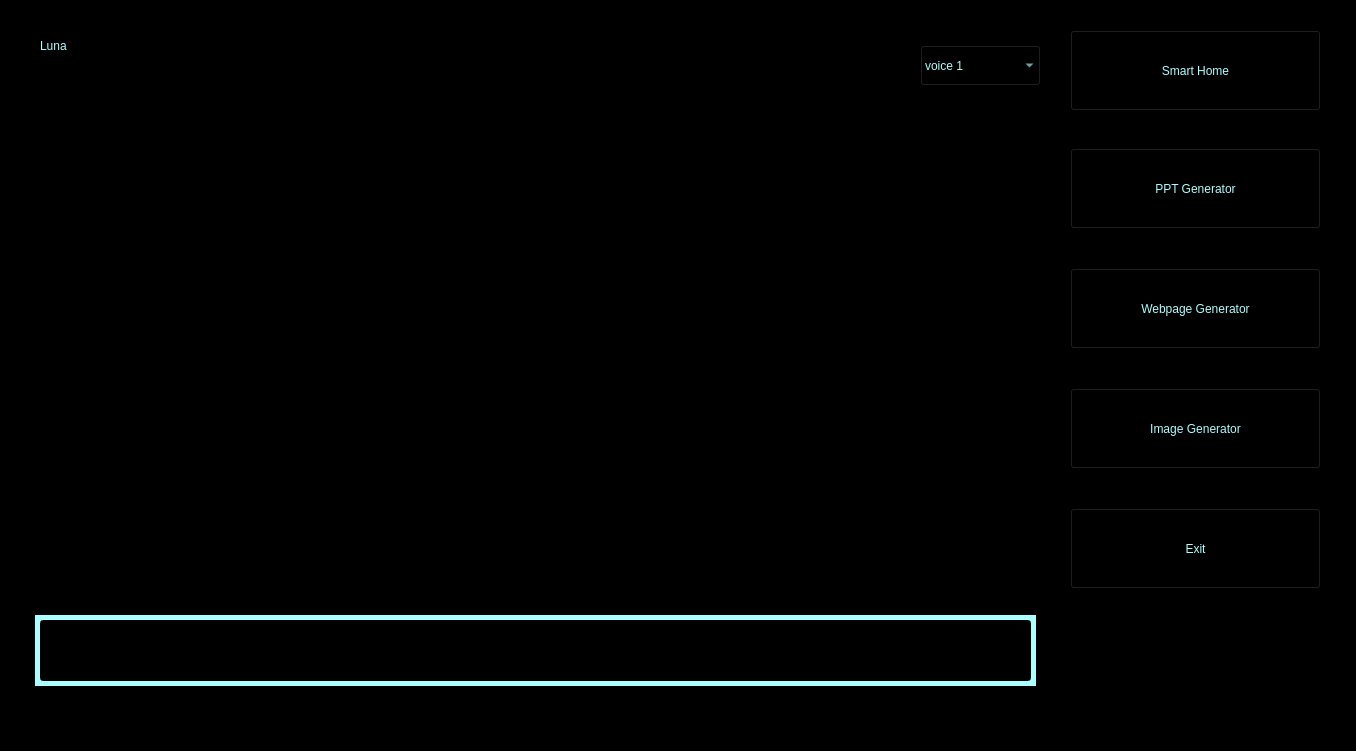
<?xml version="1.0" encoding="UTF-8"?>
<ui version="4.0">
 <class>MainWindow</class>
 <widget class="QMainWindow" name="MainWindow">
  <property name="geometry">
   <rect>
    <x>0</x>
    <y>0</y>
    <width>1356</width>
    <height>751</height>
   </rect>
  </property>
  <property name="windowTitle">
   <string>MainWindow</string>
  </property>
  <property name="styleSheet">
   <string notr="true">background-color: rgb(0, 0, 0);</string>
  </property>
  <widget class="QWidget" name="centralwidget">
   <widget class="QPushButton" name="pushButton_5">
    <property name="geometry">
     <rect>
      <x>1070</x>
      <y>508</y>
      <width>251</width>
      <height>81</height>
     </rect>
    </property>
    <property name="styleSheet">
     <string notr="true">background-color: transparent;

color: rgb(170, 255, 255);
font: 20pt &quot;Segoe Print&quot;;</string>
    </property>
    <property name="text">
     <string>Exit</string>
    </property>
   </widget>
   <widget class="QLabel" name="label_2">
    <property name="geometry">
     <rect>
      <x>1050</x>
      <y>490</y>
      <width>281</width>
      <height>111</height>
     </rect>
    </property>
    <property name="text">
     <string/>
    </property>
    <property name="pixmap">
     <pixmap>../../../Resources/button 3.PNG</pixmap>
    </property>
    <property name="scaledContents">
     <bool>true</bool>
    </property>
   </widget>
   <widget class="QLabel" name="label_3">
    <property name="geometry">
     <rect>
      <x>1050</x>
      <y>370</y>
      <width>281</width>
      <height>111</height>
     </rect>
    </property>
    <property name="text">
     <string/>
    </property>
    <property name="pixmap">
     <pixmap>../../../Resources/button 3.PNG</pixmap>
    </property>
    <property name="scaledContents">
     <bool>true</bool>
    </property>
   </widget>
   <widget class="QPushButton" name="pushButton_6">
    <property name="geometry">
     <rect>
      <x>1070</x>
      <y>388</y>
      <width>251</width>
      <height>81</height>
     </rect>
    </property>
    <property name="styleSheet">
     <string notr="true">background-color: transparent;

color: rgb(170, 255, 255);
font: 18pt &quot;Segoe Print&quot;;</string>
    </property>
    <property name="text">
     <string>Image Generator</string>
    </property>
   </widget>
   <widget class="QLabel" name="label_4">
    <property name="geometry">
     <rect>
      <x>1050</x>
      <y>250</y>
      <width>281</width>
      <height>111</height>
     </rect>
    </property>
    <property name="text">
     <string/>
    </property>
    <property name="pixmap">
     <pixmap>../../../Resources/button 3.PNG</pixmap>
    </property>
    <property name="scaledContents">
     <bool>true</bool>
    </property>
   </widget>
   <widget class="QPushButton" name="pushButton_7">
    <property name="geometry">
     <rect>
      <x>1070</x>
      <y>268</y>
      <width>251</width>
      <height>81</height>
     </rect>
    </property>
    <property name="styleSheet">
     <string notr="true">background-color: transparent;

color: rgb(170, 255, 255);
font: 16pt &quot;Segoe Print&quot;;</string>
    </property>
    <property name="text">
     <string>Webpage Generator</string>
    </property>
   </widget>
   <widget class="QLabel" name="label_5">
    <property name="geometry">
     <rect>
      <x>1050</x>
      <y>130</y>
      <width>281</width>
      <height>111</height>
     </rect>
    </property>
    <property name="text">
     <string/>
    </property>
    <property name="pixmap">
     <pixmap>../../../Resources/button 3.PNG</pixmap>
    </property>
    <property name="scaledContents">
     <bool>true</bool>
    </property>
   </widget>
   <widget class="QPushButton" name="pushButton_8">
    <property name="geometry">
     <rect>
      <x>1070</x>
      <y>148</y>
      <width>251</width>
      <height>81</height>
     </rect>
    </property>
    <property name="styleSheet">
     <string notr="true">background-color: transparent;

color: rgb(170, 255, 255);
font: 20pt &quot;Segoe Print&quot;;</string>
    </property>
    <property name="text">
     <string>PPT Generator</string>
    </property>
   </widget>
   <widget class="QLabel" name="label_6">
    <property name="geometry">
     <rect>
      <x>1050</x>
      <y>10</y>
      <width>281</width>
      <height>111</height>
     </rect>
    </property>
    <property name="text">
     <string/>
    </property>
    <property name="pixmap">
     <pixmap>../../../Resources/button 3.PNG</pixmap>
    </property>
    <property name="scaledContents">
     <bool>true</bool>
    </property>
   </widget>
   <widget class="QPushButton" name="pushButton_10">
    <property name="geometry">
     <rect>
      <x>1070</x>
      <y>30</y>
      <width>251</width>
      <height>81</height>
     </rect>
    </property>
    <property name="styleSheet">
     <string notr="true">background-color: transparent;

color: rgb(170, 255, 255);
font: 20pt &quot;Segoe Print&quot;;</string>
    </property>
    <property name="text">
     <string>Smart Home</string>
    </property>
   </widget>
   <widget class="QLabel" name="label_7">
    <property name="geometry">
     <rect>
      <x>210</x>
      <y>-140</y>
      <width>701</width>
      <height>371</height>
     </rect>
    </property>
    <property name="text">
     <string/>
    </property>
    <property name="pixmap">
     <pixmap>../../../Resources/OGC.gif</pixmap>
    </property>
    <property name="scaledContents">
     <bool>false</bool>
    </property>
   </widget>
   <widget class="QLabel" name="label_8">
    <property name="geometry">
     <rect>
      <x>40</x>
      <y>0</y>
      <width>101</width>
      <height>91</height>
     </rect>
    </property>
    <property name="styleSheet">
     <string notr="true">font: 75 26pt &quot;Segoe Print&quot;;
color: rgb(170, 255, 255);</string>
    </property>
    <property name="text">
     <string>Luna</string>
    </property>
   </widget>
   <widget class="QLineEdit" name="lineEdit">
    <property name="geometry">
     <rect>
      <x>40</x>
      <y>620</y>
      <width>991</width>
      <height>61</height>
     </rect>
    </property>
    <property name="styleSheet">
     <string notr="true">font: 75 22pt &quot;Segoe Print&quot;;
background-color: rgb(0, 0, 0);
color: rgb(132, 0, 198);</string>
    </property>
    <property name="text">
     <string/>
    </property>
   </widget>
   <widget class="QLabel" name="label_9">
    <property name="geometry">
     <rect>
      <x>35</x>
      <y>615</y>
      <width>1001</width>
      <height>71</height>
     </rect>
    </property>
    <property name="styleSheet">
     <string notr="true">background-color: rgb(170, 255, 255);</string>
    </property>
    <property name="text">
     <string/>
    </property>
   </widget>
   <widget class="QLabel" name="label_10">
    <property name="geometry">
     <rect>
      <x>110</x>
      <y>110</y>
      <width>701</width>
      <height>461</height>
     </rect>
    </property>
    <property name="text">
     <string/>
    </property>
    <property name="pixmap">
     <pixmap>../../../Resources/9116f7fd184238ada99fdff9e2f2e3ac.gif</pixmap>
    </property>
    <property name="scaledContents">
     <bool>false</bool>
    </property>
   </widget>
   <widget class="QComboBox" name="comboBox">
    <property name="geometry">
     <rect>
      <x>920</x>
      <y>45</y>
      <width>121</width>
      <height>41</height>
     </rect>
    </property>
    <property name="styleSheet">
     <string notr="true">color: rgb(170, 255, 255);
font: 20pt &quot;Segoe Print&quot;;</string>
    </property>
    <item>
     <property name="text">
      <string>voice 1 </string>
     </property>
    </item>
    <item>
     <property name="text">
      <string>voice 2</string>
     </property>
    </item>
    <item>
     <property name="text">
      <string>voice 3</string>
     </property>
    </item>
    <item>
     <property name="text">
      <string>voice 4</string>
     </property>
    </item>
    <item>
     <property name="text">
      <string>voice 5</string>
     </property>
    </item>
    <item>
     <property name="text">
      <string>voice 6</string>
     </property>
    </item>
    <item>
     <property name="text">
      <string>voice 7</string>
     </property>
    </item>
    <item>
     <property name="text">
      <string>voice 8</string>
     </property>
    </item>
   </widget>
   <zorder>label_2</zorder>
   <zorder>pushButton_5</zorder>
   <zorder>label_3</zorder>
   <zorder>pushButton_6</zorder>
   <zorder>label_4</zorder>
   <zorder>pushButton_7</zorder>
   <zorder>label_5</zorder>
   <zorder>pushButton_8</zorder>
   <zorder>label_6</zorder>
   <zorder>pushButton_10</zorder>
   <zorder>label_7</zorder>
   <zorder>label_8</zorder>
   <zorder>label_9</zorder>
   <zorder>lineEdit</zorder>
   <zorder>label_10</zorder>
   <zorder>comboBox</zorder>
  </widget>
  <widget class="QMenuBar" name="menubar">
   <property name="geometry">
    <rect>
     <x>0</x>
     <y>0</y>
     <width>1356</width>
     <height>21</height>
    </rect>
   </property>
  </widget>
  <widget class="QStatusBar" name="statusbar"/>
 </widget>
 <resources/>
 <connections/>
</ui>
